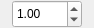
<?xml version="1.0" encoding="UTF-8"?>
<ui version="4.0">
 <class>Form</class>
 <widget class="QWidget" name="Form">
  <property name="geometry">
   <rect>
    <x>0</x>
    <y>0</y>
    <width>94</width>
    <height>28</height>
   </rect>
  </property>
  <property name="sizePolicy">
   <sizepolicy hsizetype="MinimumExpanding" vsizetype="MinimumExpanding">
    <horstretch>0</horstretch>
    <verstretch>0</verstretch>
   </sizepolicy>
  </property>
  <property name="windowTitle">
   <string>Form</string>
  </property>
  <layout class="QHBoxLayout" name="horizontalLayout">
   <property name="spacing">
    <number>3</number>
   </property>
   <property name="leftMargin">
    <number>0</number>
   </property>
   <property name="topMargin">
    <number>0</number>
   </property>
   <property name="rightMargin">
    <number>0</number>
   </property>
   <property name="bottomMargin">
    <number>0</number>
   </property>
   <item>
    <widget class="QDoubleSpinBox" name="doubleSpinBox">
     <property name="minimumSize">
      <size>
       <width>70</width>
       <height>28</height>
      </size>
     </property>
     <property name="maximumSize">
      <size>
       <width>70</width>
       <height>28</height>
      </size>
     </property>
     <property name="baseSize">
      <size>
       <width>70</width>
       <height>28</height>
      </size>
     </property>
     <property name="toolTip">
      <string>Lines thickness</string>
     </property>
     <property name="value">
      <double>1.000000000000000</double>
     </property>
    </widget>
   </item>
  </layout>
 </widget>
 <resources/>
 <connections/>
</ui>
